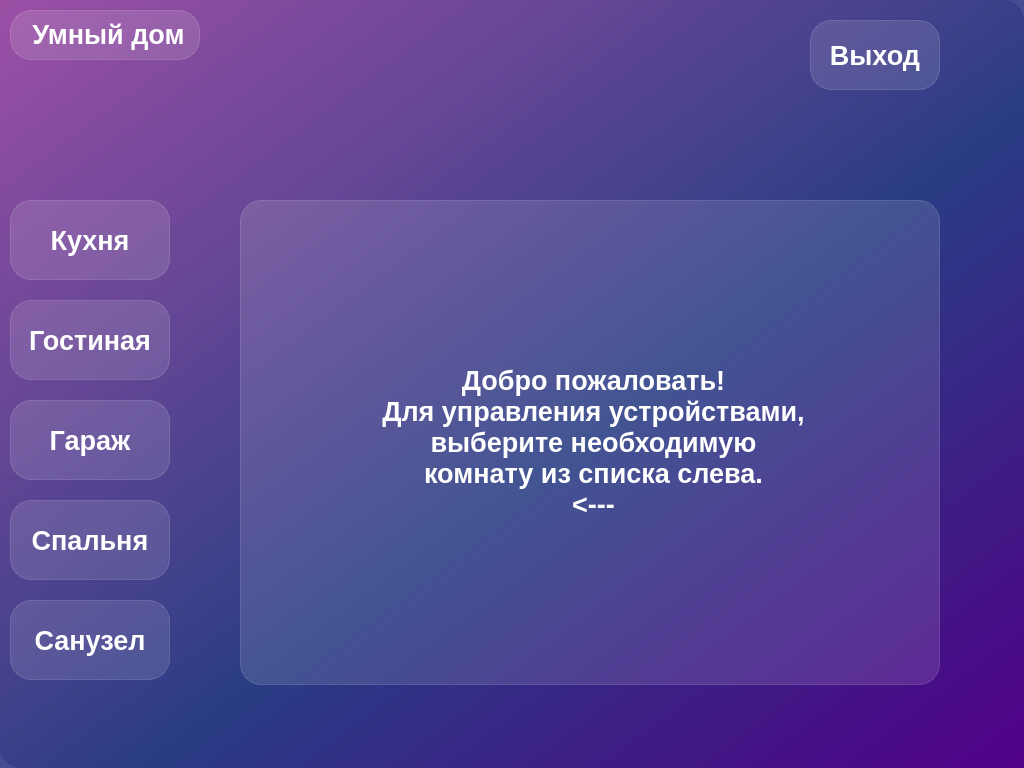
<?xml version="1.0" encoding="UTF-8"?>
<ui version="4.0">
 <class>Window_SmartHome</class>
 <widget class="QMainWindow" name="Window_SmartHome">
  <property name="geometry">
   <rect>
    <x>0</x>
    <y>0</y>
    <width>1024</width>
    <height>768</height>
   </rect>
  </property>
  <property name="windowTitle">
   <string>Умный дом</string>
  </property>
  <property name="styleSheet">
   <string notr="true">background-color: qlineargradient(spread:pad, x1:1, y1:1, x2:0, y2:0, stop:0 rgba(81, 0, 135,255), stop:0.427447 rgba(41, 61, 132,235), stop:1 rgba(155,79,165,255));
border-style: solid;
border-radius:21px;</string>
  </property>
  <widget class="QWidget" name="centralwidget">
   <property name="styleSheet">
    <string notr="true"/>
   </property>
   <widget class="QPushButton" name="pushButton_kitchen">
    <property name="geometry">
     <rect>
      <x>10</x>
      <y>200</y>
      <width>160</width>
      <height>80</height>
     </rect>
    </property>
    <property name="styleSheet">
     <string notr="true">QPushButton {
background-color: rgba(255,255,255,30);
border: 1px solid rgba(255,255,255,40);
border-raduis: 7px;
color: white;
font-weight: bold;
font-size:20pt;
}
QPushButton:hover {
background-color: rgba(0, 255, 120, 0.4);
}
QPushButton:pressed {
background-color: rgba(255,255,255,70);
}
</string>
    </property>
    <property name="text">
     <string>Кухня</string>
    </property>
   </widget>
   <widget class="QPushButton" name="pushButton_living_room">
    <property name="geometry">
     <rect>
      <x>10</x>
      <y>300</y>
      <width>160</width>
      <height>80</height>
     </rect>
    </property>
    <property name="styleSheet">
     <string notr="true">QPushButton {
background-color: rgba(255,255,255,30);
border: 1px solid rgba(255,255,255,40);
border-raduis: 7px;
color: white;
font-weight: bold;
font-size:20pt;
}
QPushButton:hover {
background-color: rgba(0, 255, 120, 0.4);
}
QPushButton:pressed {
background-color: rgba(255,255,255,70);
}
</string>
    </property>
    <property name="text">
     <string>Гостиная</string>
    </property>
   </widget>
   <widget class="QPushButton" name="pushButton_garage">
    <property name="geometry">
     <rect>
      <x>10</x>
      <y>400</y>
      <width>160</width>
      <height>80</height>
     </rect>
    </property>
    <property name="styleSheet">
     <string notr="true">QPushButton {
background-color: rgba(255,255,255,30);
border: 1px solid rgba(255,255,255,40);
border-raduis: 7px;
color: white;
font-weight: bold;
font-size:20pt;
}
QPushButton:hover {
background-color: rgba(0, 255, 120, 0.4);
}
QPushButton:pressed {
background-color: rgba(255,255,255,70);
}
</string>
    </property>
    <property name="text">
     <string>Гараж</string>
    </property>
   </widget>
   <widget class="QPushButton" name="pushButton_bedroom">
    <property name="geometry">
     <rect>
      <x>10</x>
      <y>500</y>
      <width>160</width>
      <height>80</height>
     </rect>
    </property>
    <property name="styleSheet">
     <string notr="true">QPushButton {
background-color: rgba(255,255,255,30);
border: 1px solid rgba(255,255,255,40);
border-raduis: 7px;
color: white;
font-weight: bold;
font-size:20pt;
}
QPushButton:hover {
background-color: rgba(0, 255, 120, 0.4);
}
QPushButton:pressed {
background-color: rgba(255,255,255,70);
}
</string>
    </property>
    <property name="text">
     <string>Спальня</string>
    </property>
   </widget>
   <widget class="QPushButton" name="pushButton_bathroom">
    <property name="geometry">
     <rect>
      <x>10</x>
      <y>600</y>
      <width>160</width>
      <height>80</height>
     </rect>
    </property>
    <property name="styleSheet">
     <string notr="true">QPushButton {
background-color: rgba(255,255,255,30);
border: 1px solid rgba(255,255,255,40);
border-raduis: 7px;
color: white;
font-weight: bold;
font-size:20pt;
}
QPushButton:hover {
background-color: rgba(0, 255, 120, 0.4);
}
QPushButton:pressed {
background-color: rgba(255,255,255,70);
}
</string>
    </property>
    <property name="text">
     <string>Санузел</string>
    </property>
   </widget>
   <widget class="QLabel" name="label_connected_device">
    <property name="geometry">
     <rect>
      <x>240</x>
      <y>200</y>
      <width>700</width>
      <height>485</height>
     </rect>
    </property>
    <property name="styleSheet">
     <string notr="true">background-color: rgba(255,255,255,30);
border: 1px solid rgba(255,255,255,40);
border-raduis: 7px;
color: white;
font-weight: bold;
font-size:20pt;
</string>
    </property>
    <property name="text">
     <string>&lt;html&gt;&lt;head/&gt;&lt;body&gt;&lt;p align=&quot;center&quot;&gt;Добро пожаловать!&lt;br/&gt;Для управления устройствами,&lt;br/&gt;выберите необходимую &lt;br/&gt;комнату из списка слева.&lt;br/&gt;&amp;lt;---&lt;/p&gt;&lt;/body&gt;&lt;/html&gt;</string>
    </property>
   </widget>
   <widget class="QLabel" name="label_smart_home">
    <property name="geometry">
     <rect>
      <x>10</x>
      <y>10</y>
      <width>190</width>
      <height>50</height>
     </rect>
    </property>
    <property name="styleSheet">
     <string notr="true">background-color: rgba(255,255,255,30);
border: 1px solid rgba(255,255,255,40);
border-raduis: 7px;
color: white;
font-weight: bold;
font-size:20pt;
</string>
    </property>
    <property name="text">
     <string>&lt;html&gt;&lt;head/&gt;&lt;body&gt;&lt;p align=&quot;center&quot;&gt;Умный дом&lt;/p&gt;&lt;/body&gt;&lt;/html&gt;</string>
    </property>
   </widget>
   <widget class="QPushButton" name="pushButton_exit_programm">
    <property name="geometry">
     <rect>
      <x>810</x>
      <y>20</y>
      <width>130</width>
      <height>70</height>
     </rect>
    </property>
    <property name="styleSheet">
     <string notr="true">QPushButton {
background-color: rgba(255,255,255,30);
border: 1px solid rgba(255,255,255,40);
border-raduis: 7px;
color: white;
font-weight: bold;
font-size:20pt;
}
QPushButton:hover {
background-color: rgba(0, 255, 120, 0.4);
}
QPushButton:pressed {
background-color: rgba(255,255,255,70);
}
</string>
    </property>
    <property name="text">
     <string>Выход</string>
    </property>
   </widget>
  </widget>
 </widget>
 <resources/>
 <connections/>
</ui>
